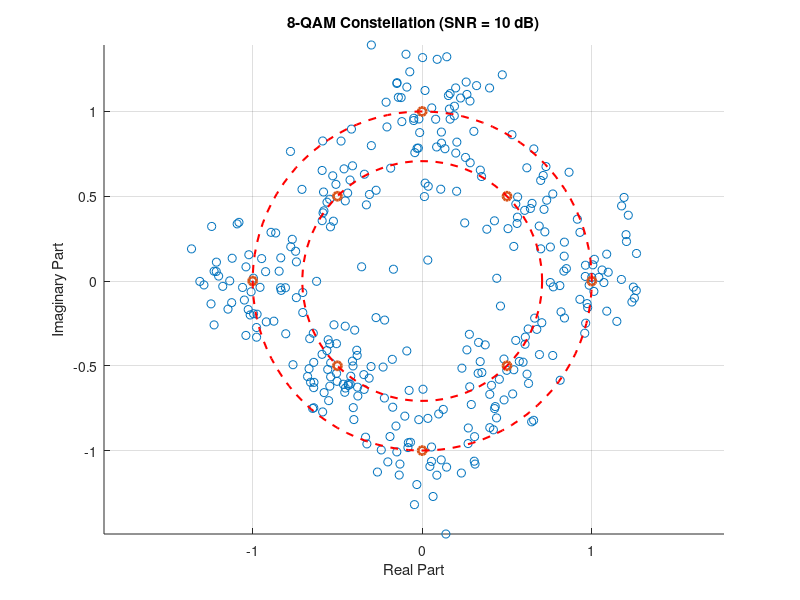
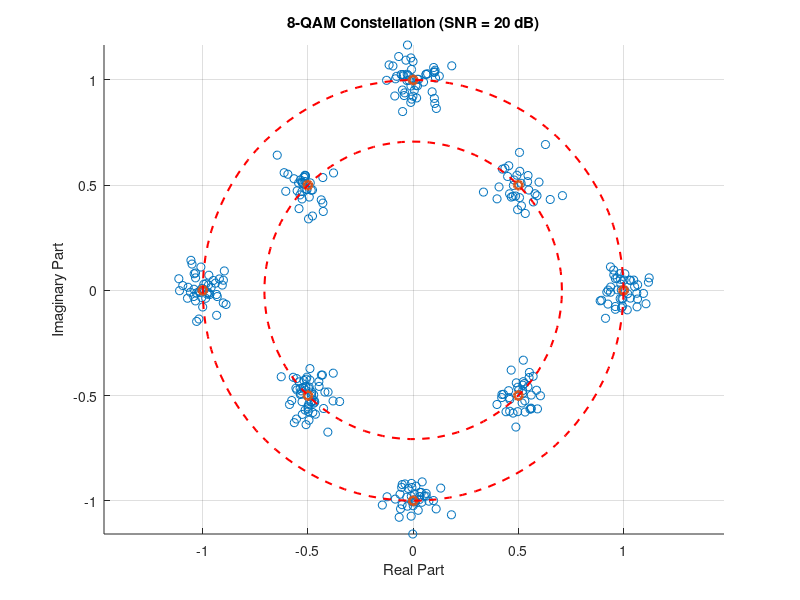

These figures' MATLAB source, in order:
% Define the custom 8-QAM constellation points
constellation = [1 + 0i, 0.5 + 0.5i, 0 + 1i, -0.5 + 0.5i, -1 + 0i, -0.5 - 0.5i, 0 - 1i, 0.5 - 0.5i];

% Number of symbols
numSymbols = 999;

% Generate random data (symbol indices)
% data = randi([0 7], numSymbols, 1); % Random data mapped to 0 to 7 (8 symbols in total)
data = randi([0 1], numSymbols, 1);
symbol_seq = reshape(data, [], 3);  % Reshape into groups of 3 bits
symbol_seq_dec = bi2de(symbol_seq, 'left-msb');  % Convert binary to decimal

% Map the data to the custom constellation points
modSymbols = constellation(symbol_seq_dec + 1); % Add 1 to align data with constellation indices

% Define SNR values for testing
SNR_values = [10, 20];

% Loop over SNR values and generate separate figures
for i = 1:length(SNR_values)
    % Add noise (AWGN) for the current SNR value
    SNR = SNR_values(i);
    rxSymbols = awgn(modSymbols, SNR, 'measured');
    
    % Create a new figure for each SNR
    figure;

    % Plot the received symbols for the current SNR value
    scatter(real(rxSymbols), imag(rxSymbols), 'bo');
    title(['8-QAM Constellation (SNR = ' num2str(SNR) ' dB)']);
    xlabel('Real Part');
    ylabel('Imaginary Part');
    axis equal;
    grid on;

    % Plot the theoretical constellation (ideal points)
    hold on;
    scatter(real(constellation), imag(constellation), 'rx', 'LineWidth', 2);

    % Plot the unit circle (radius = 1) for reference
    theta = linspace(0, 2*pi, 100);  % Angle from 0 to 2π
    x_circle = cos(theta);  % x-coordinates of the unit circle
    y_circle = sin(theta);  % y-coordinates of the unit circle
    plot(x_circle, y_circle, 'r--', 'LineWidth', 1.5);

    % Plot the circle with radius that intersects at 0.5 + 0.5i
    r = sqrt(0.5);  % Radius to hit 0.5 + 0.5i
    x_circle_05_05i = r * cos(theta);  % x-coordinates for the circle
    y_circle_05_05i = r * sin(theta);  % y-coordinates for the circle
    plot(x_circle_05_05i, y_circle_05_05i, 'r--', 'LineWidth', 1.5);

    hold off;
end
